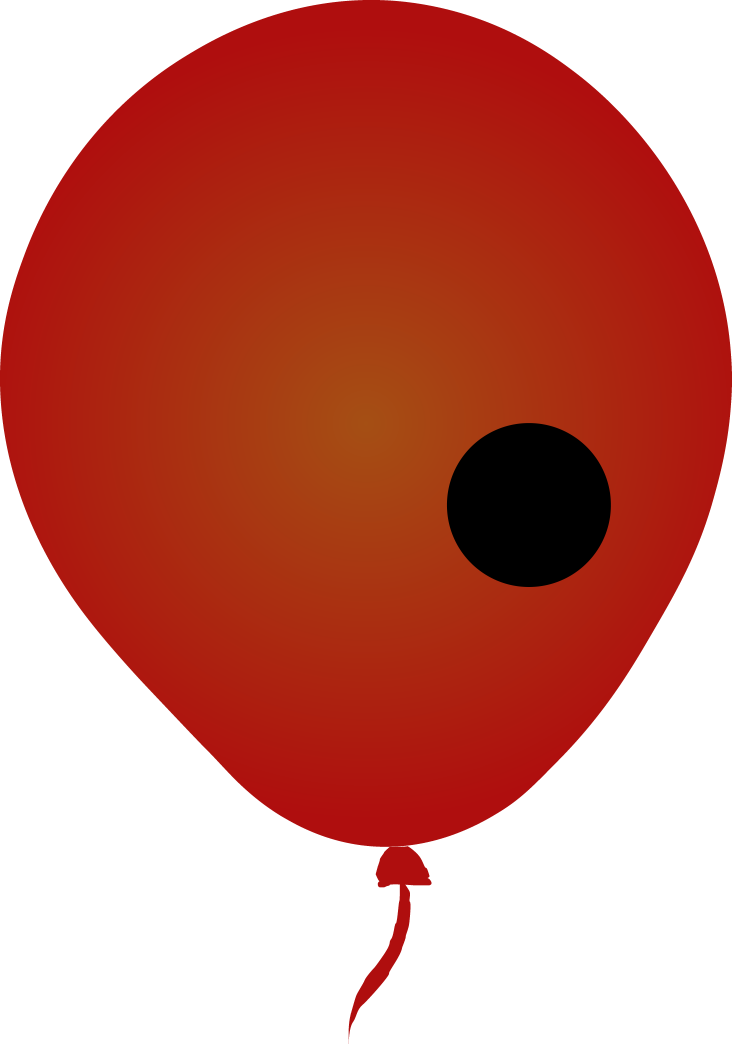
#> input picture Balloon/Red_Balloon_hit.png, 4391 x 6261 px, given in place of Balloon.mp4, which was not available (shown at 1/6 size)
$ python border_detection.py
#> lines starting #> are read from the running program, lines starting #| are printed output that depends on the picture; after the words box and inside, x2 and y2 are one past the last pixel; in counts of white or black regions, pixels touching at a corner belong together; pictures that were not available may be replaced by others from this repository, and a replacement may not be noted
#importing cv2
import cv2 as cv
import numpy as np
# [7 lines of commented-out code are left out]
def resize(image,scale=0.5):
    resized_width = int(image.shape[1] * scale)
    resized_height = int(image.shape[0] * scale)
    return cv.resize(image, (resized_width, resized_height), interpolation=cv.INTER_AREA)
video = cv.VideoCapture("Balloon/Balloon.mp4")
if video.isOpened() == False:
    print("Error opening video stream or file")
    exit(0)
while video.isOpened():
    ret,frame = video.read()
#> frame is the input picture: shape (6261, 4391, 3); mean B, G, R 108.5, 120.2, 199.3
    if not ret:
        print("Cannot receive frame (stream end?). Exiting ...")
        break
    frame = resize(frame)
    # cv.imshow("Frame",frame)
    gray = cv.cvtColor(frame,cv.COLOR_BGR2GRAY)
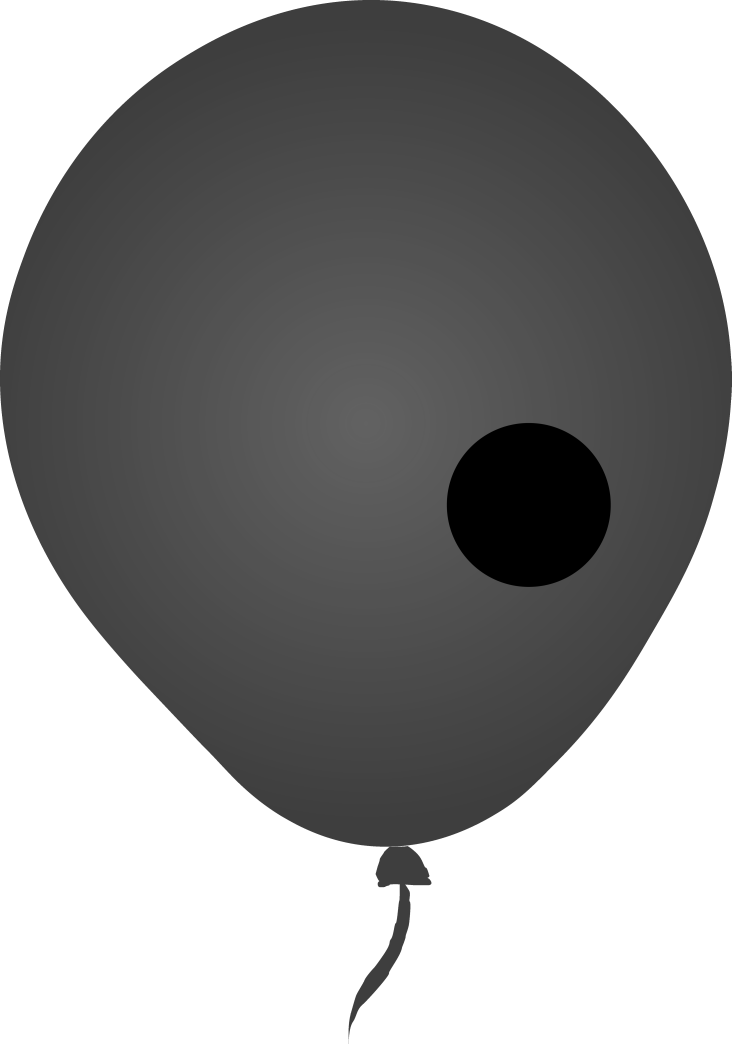
#> gray: shape (3130, 2195) (shown at 1/3 size); min 0, max 255, mean 142.5
    canny = cv.Canny(gray,50,150)
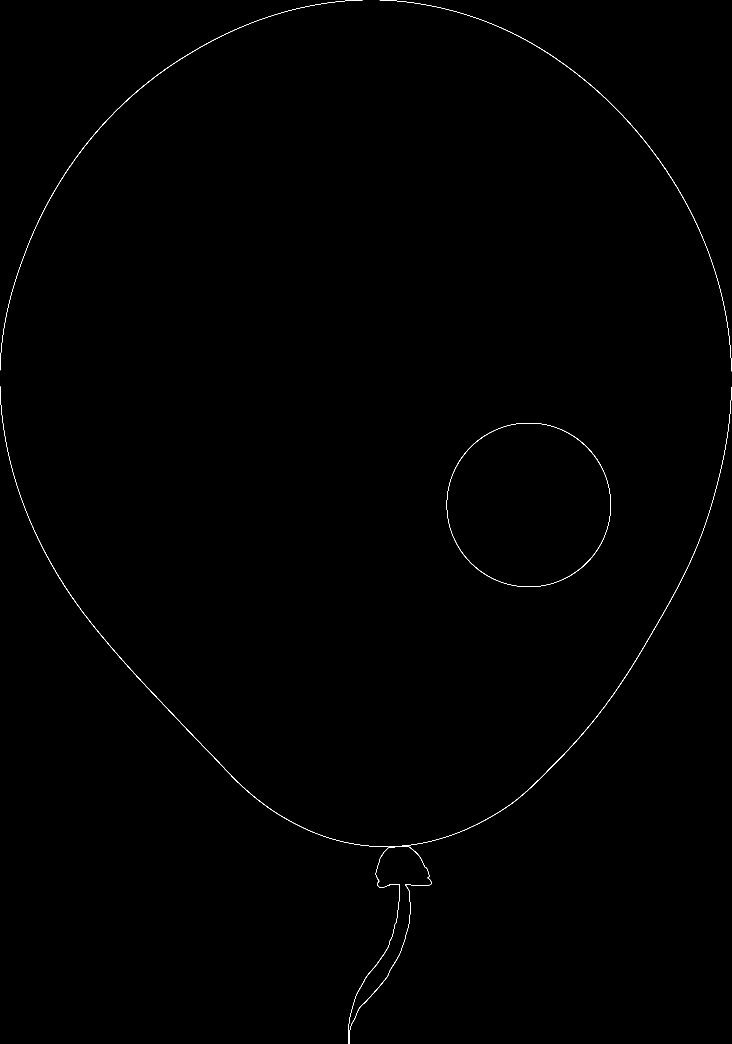
#> canny: shape (3130, 2195) (shown at 1/3 size); 0.18% white in thin lines or dots
    contours, hierarchies = cv.findContours(canny, cv.RETR_LIST, cv.CHAIN_APPROX_SIMPLE)
#> contours = 6 contours; box (x1, y1, x2, y2) and area: (1340, 1269, 1833, 1761) 190154, (1340, 1269, 1833, 1761) 189756, (0, 1159, 2195, 3130) 1763, (1139, 0, 2195, 1114) 488, (0, 0, 1088, 1111) 488, (1184, 2538, 1207, 2541) 42
    # cnt = contours[0]
    contours_poly = [None]*len(contours)
#> contours_poly = 6 items
    centers = [None]*len(contours)
#> centers = 6 items
    radius = [None]*len(contours)
#> radius = 6 items
    for i,c in enumerate(contours):
        contours_poly[i] = cv.approxPolyDP(c, 3, True)
        centers[i], radius[i] = cv.minEnclosingCircle(contours_poly[i])
#> this loop made 6 passes
#> after the loop, centers = [(1195, 2539), (1585.9, 1514.4), (1585.9, 1514.3), (1096.4, 1839.6), (1666.5, 556.5), (543.5, 555)]; contours_poly = 6 contours, 1 with area under 20; largest, box (x1, y1, x2, y2) and area: (1340, 1269, 1832, 1761) 189529, (1340, 1269, 1832, 1761) 189130, (0, 1159, 2195, 3130) 1191, (0, 0, 1088, 1111) 493, (1139, 0, 2195, 1114) 489; radius = [11, 246.4, 246.6, 1290.4, 766.8, 776.8]
    # print(contours)
    drawing = np.zeros((canny.shape[0], canny.shape[1], 3), dtype=np.uint8)
    for i in range(len(contours)):
        cv.circle(drawing, (int(centers[i][0]), int(centers[i][1])), int(radius[i]), [0,255,0], 2)
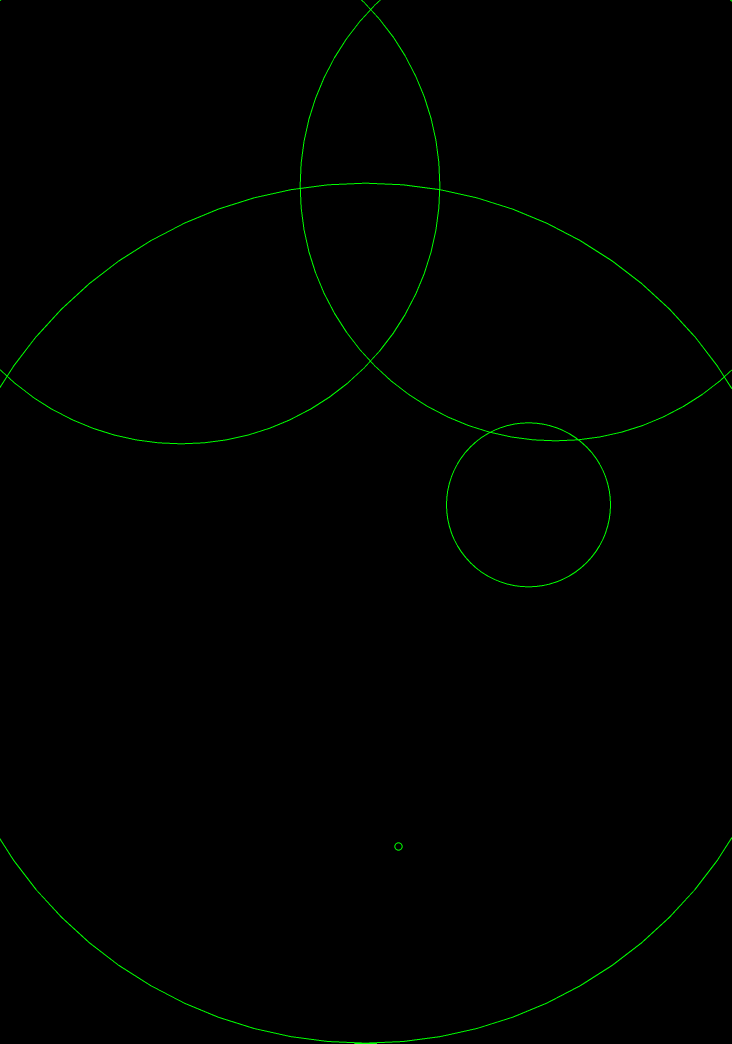
#> drawing: shape (3130, 2195, 3) (shown at 1/3 size); mean of channels 0, 1, 2 0, 1.3, 0; drawn as B, G, R
    cv.imshow("Canny",canny)
    cv.imshow("Frame",frame)
    cv.imshow("Drawing",drawing)
    if cv.waitKey(1) == ord('q'):
#> (key q is pressed here)
        break
video.release()
cv.destroyAllWindows()
